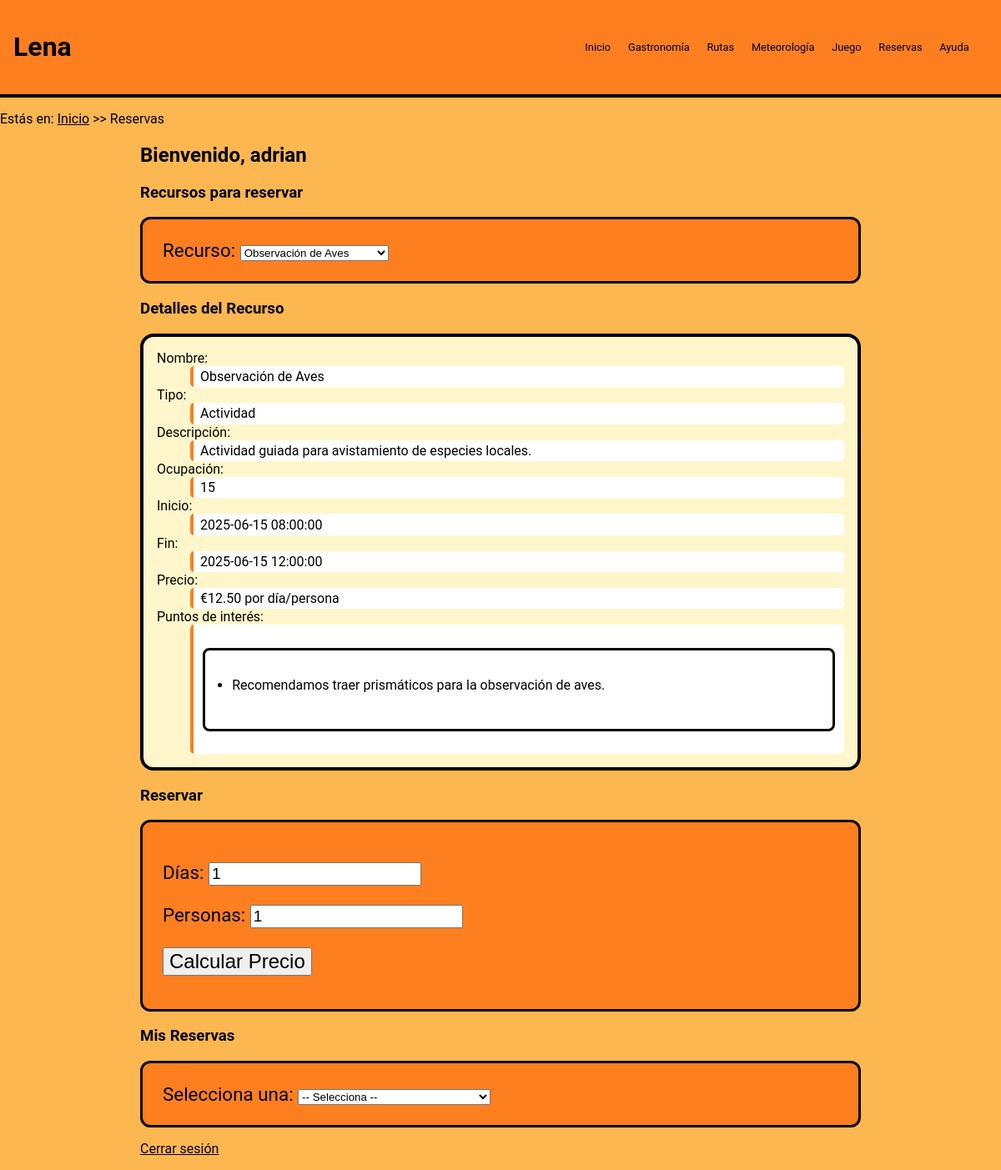
The page /reservas.php?recurso_id=5 (signed in) on the database its author committed.
### tables this page shows
CREATE TABLE `recursos_turisticos` (
  `id` int(11) NOT NULL,
  `tipo_id` int(11) NOT NULL,
  `nombre` varchar(100) NOT NULL,
  `descripcion` text NOT NULL,
  `limite_ocupacion` int(11) NOT NULL,
  `fecha_inicio` date NOT NULL,
  `hora_inicio` time NOT NULL,
  `fecha_fin` date NOT NULL,
  `hora_fin` time NOT NULL,
  `precio` decimal(8,2) NOT NULL,
  `otros_detalles` text DEFAULT NULL
);

CREATE TABLE `tipo_recursos` (
  `id` int(11) NOT NULL,
  `nombre_tipo` varchar(50) NOT NULL
);

### php/database.php (called while the page is built, shortened)
<?php
class Database {
    private $host = "localhost";
    private $user = "DBUSER2025";
    private $pass = "DBPWD2025";
    private $dbname = "reservas_turismo";
    private $conn;
    public function __construct() {
        $this->conn = new mysqli($this->host, $this->user, $this->pass, $this->dbname);
        $this->conn->set_charset("utf8mb4");
    }
    public function getConnection() {
        return $this->conn;
    }
}

### php/resource.php (called while the page is built, shortened)
<?php
require_once "database.php";
class Resource {
    private $conn;
    public function __construct() {
        $db = new Database();
        $this->conn = $db->getConnection();
    }
    public function getAll($tipoId = null) {
        if ($tipoId === null) {
            $sql  = "SELECT r.*, t.nombre_tipo
                     FROM recursos_turisticos r
                     JOIN tipo_recursos t ON r.tipo_id = t.id
                     ORDER BY r.nombre ASC";
            $stmt = $this->conn->prepare($sql);
            $stmt->execute();
        }
        $result   = $stmt->get_result();
        $recursos = [];
        while ($fila = $result->fetch_assoc()) {
            $recursos[] = $fila;
        }
        return $recursos;
    }
    public function getById($id) {
        $stmt = $this->conn->prepare(
            "SELECT r.*, t.nombre_tipo
             FROM recursos_turisticos r
             JOIN tipo_recursos t ON r.tipo_id = t.id
             WHERE r.id = ?"
        );
        $stmt->bind_param("i", $id);
        $stmt->execute();
        $res      = $stmt->get_result();
        $recurso  = $res->fetch_assoc();
        return $recurso;
    }
    public function getPuntosInteres($recursoId) {
        $sql  = "SELECT texto FROM puntos_interes WHERE recurso_id = ?";
        $stmt = $this->conn->prepare($sql);
        $stmt->bind_param("i", $recursoId);
        $stmt->execute();
        $res    = $stmt->get_result();
        $puntos = [];
        while ($row = $res->fetch_assoc()) {
            $puntos[] = $row['texto'];
        }
        return $puntos;
    }
}

### php/reservation.php (called while the page is built, shortened)
<?php
class Reservation
{
    private mysqli $db;
    public function __construct()
    {
        $host   = "localhost";
        $user   = "DBUSER2025";
        $pass   = "DBPWD2025";
        $dbname = "reservas_turismo";
        $this->db = new mysqli($host, $user, $pass, $dbname);
        $this->db->set_charset("utf8mb4");
    }
    public function getByUser(int $usuarioId): array
    {
        $sql = "
            SELECT
                r.id,
                r.fecha_inicio_evento,
                r.dias,
                r.hora_evento,
                r.precio_final,
                r.numero_personas,
                r.fecha_reserva,
                r.estado,
                rt.nombre AS recurso_nombre
            FROM reservas r
            JOIN recursos_turisticos rt ON r.recurso_id = rt.id
            WHERE r.usuario_id = ?
            ORDER BY r.fecha_inicio_evento DESC
        ";
        $stmt = $this->db->prepare($sql);
        $stmt->bind_param("i", $usuarioId);
        $stmt->execute();
        $resultado = $stmt->get_result();
        $reservas  = $resultado->fetch_all(MYSQLI_ASSOC);
        return $reservas;
    }
}

### reservas.php (the view, shortened to what this page needs)
<?php
require_once 'php/resource.php';
require_once 'php/reservation.php';
class ReservasController
{
    private Resource    $resourceModel;
    public ?int   $recursoId      = null;
    public function __construct()
    {
        $this->resourceModel    = new Resource();
        $this->reservationModel = new Reservation();
        $this->usuarioId     = (int)$_SESSION['usuario_id'];
        $this->usuarioNombre = $_SESSION['usuario_nombre'];
        $this->recursos    = $this->resourceModel->getAll();
        $this->misReservas = $this->reservationModel->getByUser($this->usuarioId);
        $this->recursoId    = isset($_GET['recurso_id']) ? (int)$_GET['recurso_id'] : null;
    }
    public function recursoSeleccionado(): ?array
    {
        return $this->recursoId ? $this->resourceModel->getById($this->recursoId) : null;
    }
    public function puntosInteres(): array
    {
        return $this->recursoId ? $this->resourceModel->getPuntosInteres($this->recursoId) : [];
    }
}
$ctrl = new ReservasController();
?>
<!DOCTYPE html>
<html lang="es">
<head>
  <link rel="stylesheet" href="estilo/estilo.css"/>
  <link rel="stylesheet" href="estilo/layout.css"/>
</head>
<body>
<header>
  <h1><a href="index.html">Lena</a></h1>
  <nav>
    <a href="index.html">Inicio</a><a href="gastronomia.html">Gastronomía</a>
    <a href="rutas.html">Rutas</a><a href="meteorologia.html">Meteorología</a>
    <a href="juego.html">Juego</a><a href="reservas.php">Reservas</a>
    <a href="ayuda.html">Ayuda</a>
  </nav>
</header>
    <p>Estás en: <a href="index.html">Inicio</a> &gt;&gt; Reservas</p>
<main>
  <h2>Bienvenido, <?= htmlspecialchars($ctrl->usuarioNombre) ?></h2>
  <section>
    <h3>Recursos para reservar</h3>
    <form method="GET" action="reservas.php">
      <label>Recurso:
        <select name="recurso_id" onchange="this.form.submit()">
          <?php foreach ($ctrl->recursos as $r): ?>
            <option value="<?= $r['id'] ?>" <?= $r['id']===$ctrl->recursoId ? 'selected':'' ?>>
              <?= htmlspecialchars($r['nombre']) ?>
            </option>
          <?php endforeach; ?>
        </select>
      </label>
    </form>
  </section>
  <?php if ($recSel = $ctrl->recursoSeleccionado()): ?>
    <?php $puntos = $ctrl->puntosInteres(); ?>
    <section>
      <h3>Detalles del Recurso</h3>
      <dl>
        <dt>Nombre:</dt><dd><?= htmlspecialchars($recSel['nombre']) ?></dd>
        <dt>Tipo:</dt><dd><?= htmlspecialchars($recSel['nombre_tipo']) ?></dd>
        <dt>Descripción:</dt><dd><?= htmlspecialchars($recSel['descripcion']) ?></dd>
        <dt>Ocupación:</dt><dd><?= (int)$recSel['limite_ocupacion'] ?></dd>
        <dt>Inicio:</dt><dd><?= htmlspecialchars($recSel['fecha_inicio'].' '.$recSel['hora_inicio']) ?></dd>
        <dt>Fin:</dt><dd><?= htmlspecialchars($recSel['fecha_fin'].' '.$recSel['hora_fin']) ?></dd>
        <dt>Precio:</dt><dd>€<?= number_format((float)$recSel['precio'],2) ?> por día/persona</dd>
        <?php if ($puntos): ?>
          <dt>Puntos de interés:</dt>
          <dd><ul><?php foreach ($puntos as $p) echo '<li>'.htmlspecialchars($p).'</li>'; ?></ul></dd>
        <?php endif; ?>
      </dl>
    </section>
    <section>
      <h3>Reservar</h3>
      <?php if ($ctrl->reservaOK): ?>
        <article>
          <h4>Resumen de la reserva</h4>
          <p>Reserva completada con éxito.</p>
          <p>Días: <?= $ctrl->reservaHecha['dias'] ?></p>
          <p>Personas: <?= $ctrl->reservaHecha['personas'] ?></p>
          <p>Total: €<?= number_format($ctrl->reservaHecha['total'],2) ?></p>
          <p>Fecha: <?= $ctrl->reservaHecha['fecha'] ?> a las <?= $ctrl->reservaHecha['hora'] ?></p>
        </article>
      <?php else: ?>
        <form method="POST" action="reservas.php?recurso_id=<?= $ctrl->recursoId ?>">
          <p><label>Días:     <input name="dias"     value="<?= $ctrl->dias ?>"     type="number" min="1" required></label></p>
          <p><label>Personas: <input name="personas" value="<?= $ctrl->personas ?>" type="number" min="1" required></label></p>
          <button name="calcular_precio" type="submit">Calcular Precio</button>
        </form>
      <?php endif; ?>
    </section>
  <?php endif; ?>
  <section>
    <h3>Mis Reservas</h3>
    <?php if (!$ctrl->misReservas): ?>
      <p>No tienes reservas activas.</p>
    <?php else: ?>
      <form method="GET" action="reservas.php">
        <label>Selecciona una:
          <select name="reserva_id" onchange="this.form.submit()">
            <option value="">-- Selecciona --</option>
          </select>
        </label>
      </form>
    <?php endif; ?>
  </section>
  <p><a href="php/logout.php">Cerrar sesión</a></p>
</main>
</body>
</html>

### estilo/estilo.css (style rules this page uses)
body { font-family: "Roboto", "Helvetica", "Arial", sans-serif; background-color: #FDB750; color: #010100; margin: 0em; padding: 0em; }
a:link { color: #010100; }
form { background-color: #FD7F20; padding: 1.5rem; border-radius: 0.75rem; color: #010100; border: 0.2rem solid #010100; font-size: 1.4em; }
form button { font-size: 1.5rem; }
form input { font-size: 1.2rem; }
ul { padding: 2rem; margin: 2vw auto; max-width: 90%; border: 0.2rem solid #010100; border-radius: 0.5rem; font-size: 1rem; }
ul li { margin-bottom: 0.7em; }
p a { color: #000; }
main > section dl { background-color: #fff7cb; color: #010100; padding: 1rem; border: 0.3rem solid #010100; border-radius: 1rem; font-size: 1rem; }
main > section dl dd { padding: 0.2rem 0.5rem; background-color: #ffffff; color: #010100; border-left: 0.3rem solid #FD7F20; border-radius: 0.3rem; }

### estilo/layout.css (style rules this page uses)
main { margin-left: 14vw; margin-right: 14vw; }
section button { margin-bottom: 1rem; margin-right: 0.5rem; }
header { display: flex; justify-content: space-between; align-items: center; padding: 1rem; background-color: #FD7F20; color: #010100; border-bottom: 0.3em solid #000; row-gap: 3rem; column-gap: 1rem; max-width: 100vw; box-sizing: border-box; }
header nav { display: flex; gap: 0.5rem; max-width: 100%; box-sizing: border-box; padding-right: 1rem; }
header nav a { padding: 0.4rem; font-size: 1.5rem; }
header h1 { font-size: 4rem; }
header a { text-decoration: none; color: #010100; }
@media (max-width: 1562px) { header h1 { font-size: 3rem; } }
@media (max-width: 1562px) { header nav a { font-size: 1.2rem; } }
@media (max-width: 1250px) { header h1 { font-size: 2rem; } }
@media (max-width: 1250px) { header nav a { font-size: 0.8rem; } }

### rows shown on the page
recursos_turisticos: nombre "Observación de Aves", tipo.nombre_tipo "Actividad", descripcion "Actividad guiada para avistamiento de especies locales.", limite_ocupacion "15", fecha_inicio+hora_inicio "2025-06-15 08:00:00", fecha_fin+hora_fin "2025-06-15 12:00:00", precio "12.50"

### other values the page prints
$ctrl->usuarioNombre "adrian"
$p "Recomendamos traer prismáticos para la observación de aves."
form field recurso_id "Observación de Aves"
